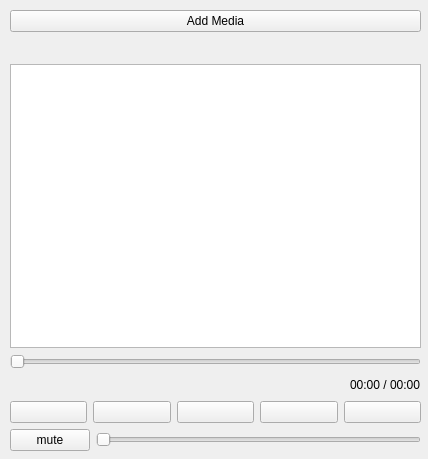
<?xml version="1.0" encoding="UTF-8"?>
<ui version="4.0">
 <class>Widget</class>
 <widget class="QWidget" name="Widget">
  <property name="geometry">
   <rect>
    <x>0</x>
    <y>0</y>
    <width>428</width>
    <height>459</height>
   </rect>
  </property>
  <property name="windowTitle">
   <string>Music Player</string>
  </property>
  <widget class="QWidget" name="layoutWidget">
   <property name="geometry">
    <rect>
     <x>10</x>
     <y>10</y>
     <width>411</width>
     <height>441</height>
    </rect>
   </property>
   <layout class="QVBoxLayout" name="verticalLayout_3">
    <item>
     <layout class="QVBoxLayout" name="verticalLayout_2">
      <item>
       <widget class="QPushButton" name="open">
        <property name="text">
         <string>Add Media</string>
        </property>
        <property name="icon">
         <iconset resource="Resources.qrc">
          <normaloff>:/Icons/icons/addmedia.png</normaloff>:/Icons/icons/addmedia.png</iconset>
        </property>
       </widget>
      </item>
      <item>
       <layout class="QHBoxLayout" name="horizontalLayout_4">
        <item>
         <spacer name="horizontalSpacer_2">
          <property name="orientation">
           <enum>Qt::Horizontal</enum>
          </property>
          <property name="sizeHint" stdset="0">
           <size>
            <width>58</width>
            <height>20</height>
           </size>
          </property>
         </spacer>
        </item>
        <item>
         <widget class="QLabel" name="songtitle">
          <property name="text">
           <string/>
          </property>
         </widget>
        </item>
        <item>
         <spacer name="horizontalSpacer_3">
          <property name="orientation">
           <enum>Qt::Horizontal</enum>
          </property>
          <property name="sizeHint" stdset="0">
           <size>
            <width>58</width>
            <height>20</height>
           </size>
          </property>
         </spacer>
        </item>
       </layout>
      </item>
     </layout>
    </item>
    <item>
     <layout class="QVBoxLayout" name="verticalLayout">
      <item>
       <widget class="QTableView" name="songlist"/>
      </item>
      <item>
       <widget class="QSlider" name="song">
        <property name="orientation">
         <enum>Qt::Horizontal</enum>
        </property>
       </widget>
      </item>
     </layout>
    </item>
    <item>
     <layout class="QHBoxLayout" name="horizontalLayout_3">
      <item>
       <spacer name="horizontalSpacer">
        <property name="orientation">
         <enum>Qt::Horizontal</enum>
        </property>
        <property name="sizeHint" stdset="0">
         <size>
          <width>238</width>
          <height>20</height>
         </size>
        </property>
       </spacer>
      </item>
      <item>
       <widget class="QLabel" name="songduration">
        <property name="text">
         <string>00:00 / 00:00</string>
        </property>
       </widget>
      </item>
     </layout>
    </item>
    <item>
     <layout class="QHBoxLayout" name="horizontalLayout">
      <item>
       <widget class="QPushButton" name="previous">
        <property name="text">
         <string/>
        </property>
        <property name="icon">
         <iconset resource="Resources.qrc">
          <normaloff>:/Icons/icons/previous.png</normaloff>:/Icons/icons/previous.png</iconset>
        </property>
       </widget>
      </item>
      <item>
       <widget class="QPushButton" name="play">
        <property name="text">
         <string/>
        </property>
        <property name="icon">
         <iconset resource="Resources.qrc">
          <normaloff>:/Icons/icons/play.png</normaloff>:/Icons/icons/play.png</iconset>
        </property>
       </widget>
      </item>
      <item>
       <widget class="QPushButton" name="pause">
        <property name="text">
         <string/>
        </property>
        <property name="icon">
         <iconset resource="Resources.qrc">
          <normaloff>:/Icons/icons/pause.png</normaloff>:/Icons/icons/pause.png</iconset>
        </property>
       </widget>
      </item>
      <item>
       <widget class="QPushButton" name="stop">
        <property name="text">
         <string/>
        </property>
        <property name="icon">
         <iconset resource="Resources.qrc">
          <normaloff>:/Icons/icons/stop.png</normaloff>:/Icons/icons/stop.png</iconset>
        </property>
       </widget>
      </item>
      <item>
       <widget class="QPushButton" name="next">
        <property name="text">
         <string/>
        </property>
        <property name="icon">
         <iconset resource="Resources.qrc">
          <normaloff>:/Icons/icons/next.png</normaloff>:/Icons/icons/next.png</iconset>
        </property>
       </widget>
      </item>
     </layout>
    </item>
    <item>
     <layout class="QHBoxLayout" name="horizontalLayout_2">
      <item>
       <widget class="QPushButton" name="mute_unmute">
        <property name="enabled">
         <bool>true</bool>
        </property>
        <property name="sizePolicy">
         <sizepolicy hsizetype="Minimum" vsizetype="Fixed">
          <horstretch>0</horstretch>
          <verstretch>0</verstretch>
         </sizepolicy>
        </property>
        <property name="font">
         <font>
          <weight>50</weight>
          <italic>false</italic>
          <bold>false</bold>
          <underline>false</underline>
          <strikeout>false</strikeout>
          <kerning>true</kerning>
         </font>
        </property>
        <property name="statusTip">
         <string/>
        </property>
        <property name="text">
         <string>mute</string>
        </property>
        <property name="icon">
         <iconset resource="Resources.qrc">
          <normaloff>:/Icons/icons/mute .png</normaloff>:/Icons/icons/mute .png</iconset>
        </property>
        <property name="checkable">
         <bool>false</bool>
        </property>
        <property name="checked">
         <bool>false</bool>
        </property>
        <property name="autoExclusive">
         <bool>false</bool>
        </property>
       </widget>
      </item>
      <item>
       <widget class="QSlider" name="volume_control">
        <property name="orientation">
         <enum>Qt::Horizontal</enum>
        </property>
       </widget>
      </item>
     </layout>
    </item>
   </layout>
  </widget>
 </widget>
 <resources>
  <include location="Resources.qrc"/>
 </resources>
 <connections/>
</ui>
